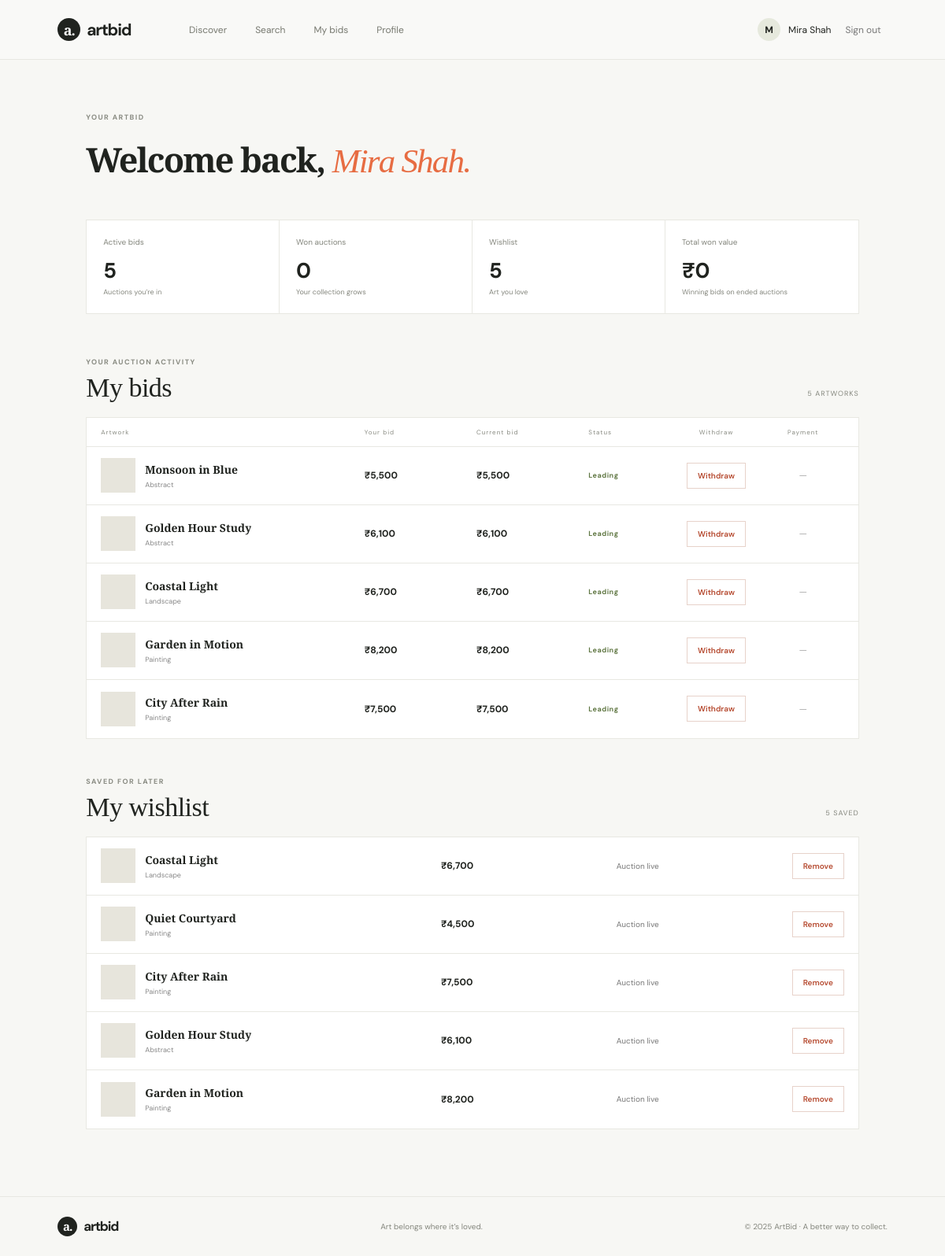
/?view=dashboard (signed in), run on an earlier commit of the app's database.
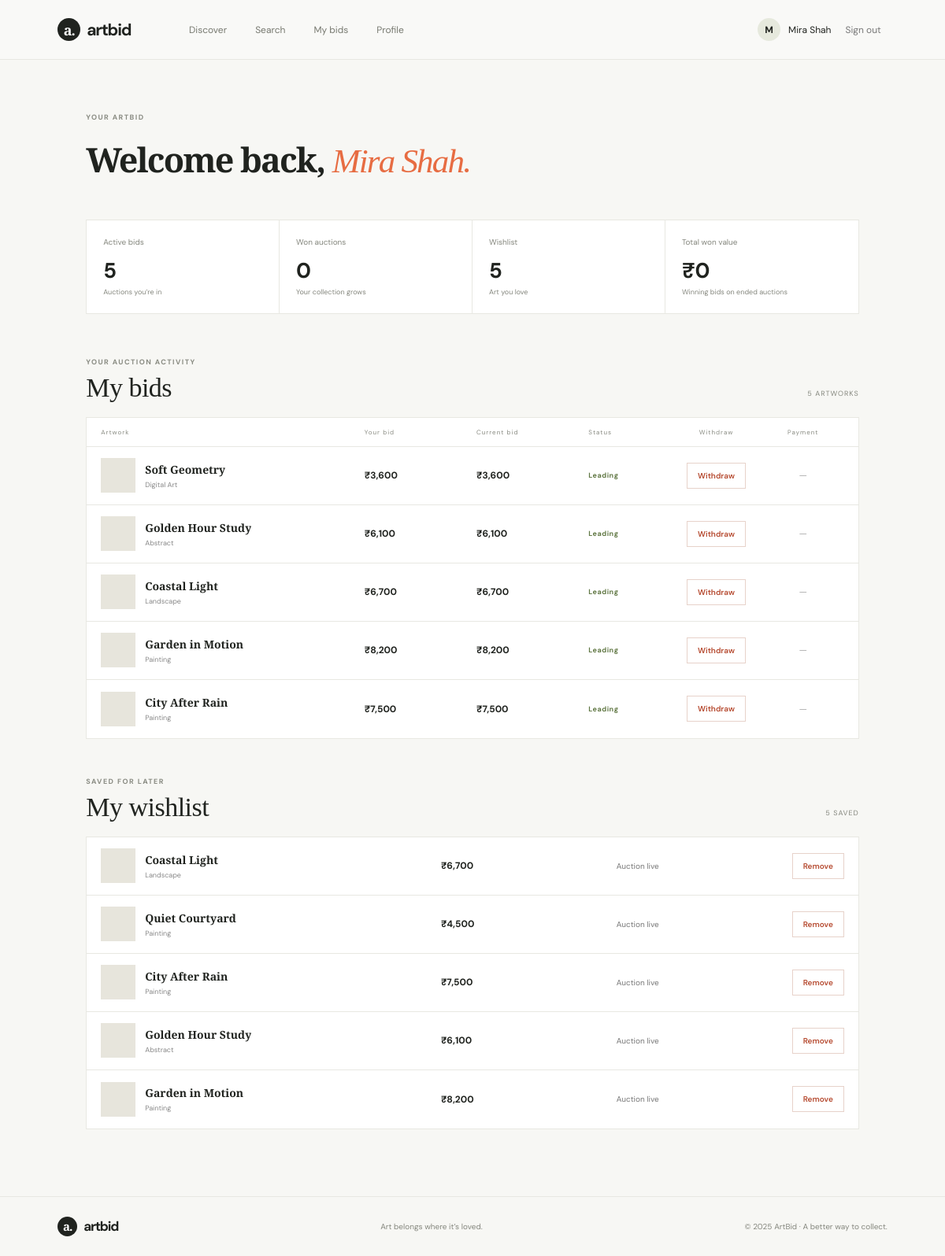
And on a later commit of the database.
### tables this page shows
CREATE TABLE `artworks` (
  `id` int(10) unsigned NOT NULL AUTO_INCREMENT,
  `seller_id` int(10) unsigned NOT NULL,
  `title` varchar(180) NOT NULL,
  `description` text NOT NULL,
  `category` varchar(80) NOT NULL,
  `image_url` varchar(1000) DEFAULT NULL,
  `base_price` decimal(12,2) NOT NULL,
  `starts_at` datetime NOT NULL,
  `ends_at` datetime NOT NULL,
  `created_at` timestamp NOT NULL DEFAULT current_timestamp(),
  PRIMARY KEY (`id`),
  KEY `seller_id` (`seller_id`),
  KEY `auction_ends` (`ends_at`),
  KEY `artwork_category` (`category`),
  CONSTRAINT `artworks_ibfk_1` FOREIGN KEY (`seller_id`) REFERENCES `users` (`id`) ON DELETE CASCADE
);

### includes/data.php (called while the page is built, shortened)
<?php
$view = $_GET['view'] ?? 'discover';
$selected = isset($_GET['artwork']) ? (int) $_GET['artwork'] : 0;
if ($pdo) {
    if ($me) {
        $q = $pdo->prepare('SELECT id, name, email, role, phone, location, bio, upi_id FROM users WHERE id = ?');
        $q->execute([$me['id']]);
    }
    if ($me && $me['role'] === 'Buyer') {
        $q = $pdo->prepare('SELECT a.id, a.title, a.category, a.image_url, a.ends_at, seller.name seller_name,
                                   CASE WHEN a.ends_at<=NOW() AND (SELECT wb.buyer_id FROM bids wb WHERE wb.artwork_id=a.id ORDER BY wb.amount DESC, wb.created_at ASC, wb.id ASC LIMIT 1)=? THEN seller.upi_id ELSE NULL END seller_upi,
                                   (SELECT wb.buyer_id FROM bids wb WHERE wb.artwork_id=a.id ORDER BY wb.amount DESC, wb.created_at ASC, wb.id ASC LIMIT 1) winner_buyer_id,
                                   MAX(mine.amount) my_bid,
                                   COALESCE(MAX(all_bids.amount), a.base_price) current_bid,
                                   COUNT(DISTINCT all_bids.buyer_id) bidders
                            FROM bids mine
                            JOIN artworks a ON a.id = mine.artwork_id
                            JOIN users seller ON seller.id = a.seller_id
                            LEFT JOIN bids all_bids ON all_bids.artwork_id = a.id
                            WHERE mine.buyer_id = ?
                            GROUP BY a.id ORDER BY a.ends_at DESC');
        $q->execute([$me['id'], $me['id']]);
        $buyerBids = $q->fetchAll(PDO::FETCH_ASSOC);
        $q = $pdo->prepare('SELECT a.id, a.title, a.category, a.image_url, a.ends_at,
                                   COALESCE(MAX(b.amount), a.base_price) current_bid
                            FROM wishlist w
                            JOIN artworks a ON a.id = w.artwork_id
                            LEFT JOIN bids b ON b.artwork_id = a.id
                            WHERE w.user_id = ?
                            GROUP BY a.id ORDER BY w.created_at DESC');
        $q->execute([$me['id']]);
        $buyerWishlist = $q->fetchAll(PDO::FETCH_ASSOC);
    }
}

### includes/helpers.php (called while the page is built, shortened)
<?php
function e($s){return htmlspecialchars((string)$s,ENT_QUOTES,'UTF-8');}
function money($n){return '₹'.number_format((float)$n);}

### views/buyer-dashboard.php (the view, shortened to what the changed rows need)
<?php if (!$selected && $view === 'dashboard' && $me && $me['role'] === 'Buyer'): ?>
<section class="dashboard">
    <div class="dash-head">
        <div>
            <h1>Welcome back, <em><?= e($me['name']) ?>.</em></h1>
        </div>
    </div>
    <div class="section-title buyer-bids-title" id="my-bids">
        <div><div class="eyebrow">YOUR AUCTION ACTIVITY</div><h2>My bids</h2></div>
    </div>
    <?php if ($buyerBids): ?>
        <div class="buyer-bids">
            <?php foreach ($buyerBids as $bid):
                $ended = strtotime($bid['ends_at']) <= time();
                $leading = (float) $bid['my_bid'] >= (float) $bid['current_bid'];
                $won = $ended && (int)$bid['winner_buyer_id'] === (int)$me['id'];
                $status = $ended ? ($won ? 'Won' : 'Ended') : ($leading ? 'Leading' : 'Outbid');
            ?>
                <div class="buyer-bid-row">
                    <a class="buyer-artwork" href="?artwork=<?= (int) $bid['id'] ?>"><span class="buyer-thumb" style="background-image:url('<?= e($bid['image_url']) ?>')"></span><span><b><?= e($bid['title']) ?></b><small><?= e($bid['category']) ?></small></span></a>
                    <b><?= money($bid['my_bid']) ?></b>
                    <b><?= money($bid['current_bid']) ?></b>
                    <span class="buyer-status <?= strtolower($status) ?>"><?= e($status) ?></span>
                    <div class="bid-withdraw-cell">
                    <?php if (!$ended): ?>
                        <form method="post" class="bid-remove-form" onsubmit="return confirm('Withdraw all your bids on this artwork?')"><?=csrf_field()?>
                            <button class="remove-btn" type="submit">Withdraw</button>
                        </form>
                    <?php else: ?><span class="bid-action-empty">—</span><?php endif; ?>
                    </div>
                    <div class="bid-payment-cell">
                    <?php if ($status === 'Won' && !empty($bid['seller_upi'])): ?><button class="btn btn-dark winner-pay-toggle" type="button" data-upi-toggle aria-expanded="false" aria-controls="winner-upi-<?= (int)$bid['id'] ?>">Pay now</button><?php else: ?><span class="bid-action-empty">—</span><?php endif; ?>
                    </div>
                </div>
            <?php endforeach; ?>
        </div>
    <?php else: ?>
        <div class="empty buyer-empty">You haven’t placed a bid yet. <a href="index.php">Explore live auctions ↗</a></div>
    <?php endif; ?>
    <div class="section-title buyer-bids-title" id="wishlist">
        <div><div class="eyebrow">SAVED FOR LATER</div><h2>My wishlist</h2></div>
    </div>
    <?php if ($buyerWishlist): ?>
        <div class="buyer-bids wishlist-list">
            <?php foreach ($buyerWishlist as $saved): ?>
                <div class="buyer-bid-row wishlist-row">
                    <a class="buyer-artwork" href="?artwork=<?= (int) $saved['id'] ?>">
                        <span class="buyer-thumb" style="background-image:url('<?= e($saved['image_url']) ?>')"></span>
                        <span><b><?= e($saved['title']) ?></b><small><?= e($saved['category']) ?></small></span>
                    </a>
                    <b><?= money($saved['current_bid']) ?></b>
                    <span class="wishlist-auction-state"><?= strtotime($saved['ends_at']) > time() ? 'Auction live' : 'Auction ended' ?></span>
                    <form method="post" class="wishlist-remove-form" onsubmit="return confirm('Remove this artwork from your wishlist?')"><?=csrf_field()?>
                        <button class="remove-btn" type="submit">Remove</button>
                    </form>
                </div>
            <?php endforeach; ?>
        </div>
    <?php else: ?>
        <div class="empty buyer-empty">Your wishlist is empty. Save artwork you’d like to revisit.</div>
    <?php endif; ?>
</section>
<?php endif; ?>

What changed in the data, as far as the page shows it:
no longer on this page (row edited): artworks: title "Monsoon in Blue", category "Abstract", my_bid "₹5,500", current_bid "₹5,500", shown under "My bids"
now on this page (row edited): artworks: title "Soft Geometry", category "Digital Art", my_bid "₹3,600", current_bid "₹3,600", shown under "My bids"
